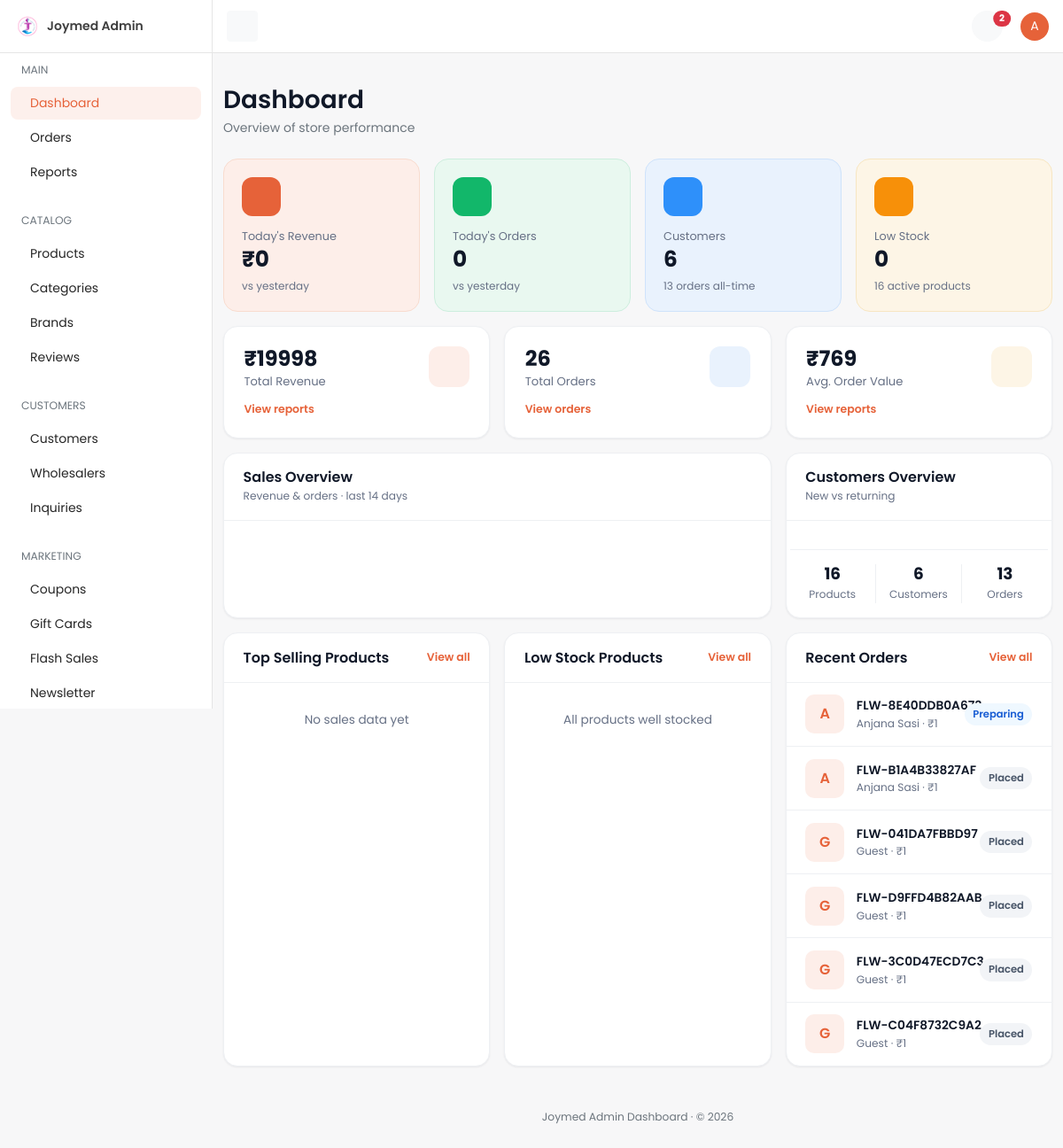
The app's page /dashboard/ (signed in), older data.
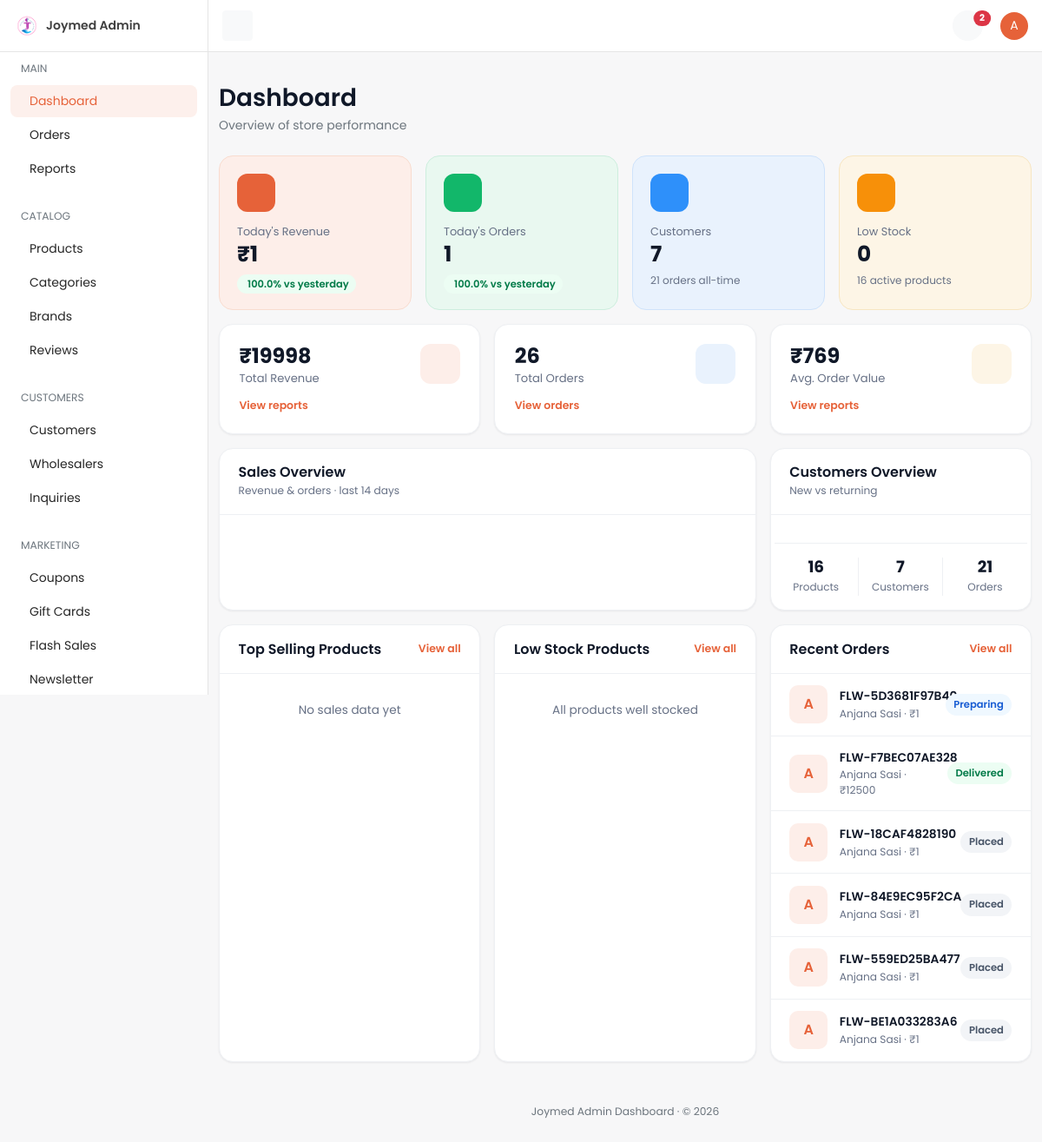
The same page, newer data.
### orders/models.py (models this page shows, shortened)
class Order(TimeStampedModel):
    customer_profile = models.ForeignKey(
        "accounts.CustomerProfile",
        on_delete=models.CASCADE,
        related_name="orders",
        null=True,
        blank=True,
        verbose_name="Customer profile",
        help_text="Owner of this order; null for guest checkout.",
    )
    cart = models.ForeignKey(
        "cart.Cart",
        on_delete=models.SET_NULL,
        null=True,
        blank=True,
        related_name="orders",
        verbose_name="Source cart",
    )
    order_number = models.CharField(
        max_length=32,
        unique=True,
        db_index=True,
        verbose_name="Order number",
        help_text="Human-readable unique order reference.",
    )
    idempotency_key = models.CharField(
        max_length=64,
        unique=True,
        null=True,
        blank=True,
        db_index=True,
        verbose_name="Idempotency key",
        help_text="Client-supplied key preventing duplicate order creation.",
    )
    order_status = models.CharField(
        max_length=20,
        choices=OrderStatus.choices,
        default=OrderStatus.RECEIVED,
        db_index=True,
        verbose_name="Order status",
    )
    delivery_slot_booking = models.ForeignKey(
        "delivery.DeliverySlotBooking",
        on_delete=models.SET_NULL,
        null=True,
        blank=True,
        related_name="orders",
        verbose_name="Delivery slot booking",
    )
    subtotal = models.DecimalField(max_digits=12, decimal_places=2, default=0)
    coupon_discount = models.DecimalField(max_digits=12, decimal_places=2, default=0)
    delivery_charge = models.DecimalField(max_digits=12, decimal_places=2, default=0)
    total_amount = models.DecimalField(
        max_digits=12,
        decimal_places=2,
        verbose_name="Total amount",
        help_text="Order total in the customer's checkout currency.",
    )
    currency = models.ForeignKey(
        "core.Currency",
        on_delete=models.PROTECT,
        null=True,
        blank=True,
        related_name="orders",
        verbose_name="Currency",
    )
    delivery_address_snapshot = models.JSONField(
        default=dict,
        verbose_name="Delivery address snapshot",
    )
    invoice_details = models.JSONField(default=dict, verbose_name="Invoice details")
    class Meta:
        verbose_name = "Order"
        verbose_name_plural = "Orders"
        indexes = [
            models.Index(
                fields=["customer_profile", "-created_at"],
                name="ord_customer_created_idx",
            ),
            models.Index(fields=["order_status"], name="orders_order_status_idx"),
            models.Index(fields=["idempotency_key"], name="orders_idempotency_key_idx"),
        ]
        ordering = ["-created_at"]

### accounts/models.py (models this page shows, shortened)
class CustomerProfile(TimeStampedModel):
    user = models.OneToOneField(
        settings.AUTH_USER_MODEL,
        on_delete=models.CASCADE,
        related_name="customer_profile",
        verbose_name="User",
        help_text="Linked Django auth user.",
    )
    phone = models.CharField(
        max_length=20,
        blank=True,
        db_index=True,
        verbose_name="Phone number",
        help_text="Customer mobile number used for OTP login.",
    )
    phone_verified = models.BooleanField(
        default=False,
        verbose_name="Phone verified",
        help_text="True after a successful OTP verification for this phone.",
    )
    preferred_language = models.CharField(
        max_length=5,
        choices=settings.LANGUAGES,
        default=settings.LANGUAGE_CODE,
        verbose_name="Preferred language",
        help_text="Customer's preferred storefront language.",
    )
    preferred_currency = models.ForeignKey(
        "core.Currency",
        on_delete=models.PROTECT,
        related_name="customer_profiles",
        verbose_name="Preferred currency",
        help_text="Currency used to display prices for this customer.",
    )
    date_of_birth = models.DateField(
        null=True,
        blank=True,
        verbose_name="Date of birth",
        help_text="Optional date of birth for personalization.",
    )
    default_address = models.ForeignKey(
        "accounts.Address",
        on_delete=models.SET_NULL,
        null=True,
        blank=True,
        related_name="+",
        verbose_name="Default address",
        help_text="Customer's primary delivery address.",
    )
    notify_via_email = models.BooleanField(
        default=True,
        verbose_name="Email notifications",
        help_text="Receive order updates via email.",
    )
    notify_via_sms = models.BooleanField(
        default=True,
        verbose_name="SMS notifications",
        help_text="Receive order updates via SMS.",
    )
    notify_via_whatsapp = models.BooleanField(
        default=False,
        verbose_name="WhatsApp notifications",
        help_text="Receive order updates via WhatsApp.",
    )
    class Meta:
        verbose_name = "Customer profile"
        verbose_name_plural = "Customer profiles"
        indexes = [
            models.Index(fields=["phone"], name="accounts_profile_phone_idx"),
        ]
    def __str__(self) -> str:
        return self.user.get_full_name() or self.user.email or str(self.pk)

### dashboard/views/home.py (the view)
# urls.py: path("", home.home_view, name="home"),
@dashboard_required
@require_GET
def home_view(request: HttpRequest) -> HttpResponse:
    summary = get_admin_dashboard_summary()
    sales_series = selectors.get_sales_series(days=14)
    customer_split = selectors.get_customer_split()
    counts = selectors.get_dashboard_counts()
    totals = DailySalesReport.objects.aggregate(
        revenue=Sum("revenue"),
        orders=Sum("order_count"),
    )
    total_revenue = totals["revenue"] or 0
    total_orders = totals["orders"] or 0
    avg_order_value = (float(total_revenue) / total_orders) if total_orders else 0
    default_currency = Currency.objects.filter(is_default=True).first()
    context = {
        "nav_section": "home",
        "page_title": "Dashboard",
        "currency_symbol": default_currency.symbol if default_currency else "",
        "summary": summary,
        "counts": counts,
        "revenue_delta": _pct_delta(summary["today_revenue"], summary["yesterday_revenue"]),
        "order_delta": _pct_delta(summary["today_order_count"], summary["yesterday_order_count"]),
        "total_revenue": total_revenue,
        "total_orders": total_orders,
        "avg_order_value": avg_order_value,
        "top_products": selectors.get_top_products(limit=5),
        "low_stock": selectors.get_low_stock_products(limit=5),
        "recent_orders": selectors.get_recent_orders(limit=6),
        "sales_series": sales_series,
        "customer_split": customer_split,
    }
    return render(request, "dashboard/home.html", context)

### cart/selectors.py (called while the page is built)
def get_cart_for_request(*, request: HttpRequest) -> Optional[Cart]:
    if hasattr(request, _CART_CACHE_ATTR):
        return getattr(request, _CART_CACHE_ATTR)
    if not request.session.session_key:
        request.session.create()
    session_key = request.session.session_key
    cart = None
    if request.user.is_authenticated and hasattr(request.user, "customer_profile"):
        cart = (
            Cart.objects.filter(customer_profile=request.user.customer_profile)
            .select_related("currency", "destination_city")
            .first()
        )
    if cart is None:
        cart = (
            Cart.objects.filter(session_key=session_key)
            .select_related("currency", "destination_city")
            .first()
        )
    setattr(request, _CART_CACHE_ATTR, cart)
    return cart

def get_cart_item_count(*, cart: Cart | None) -> int:
    if cart is None:
        return 0
    total = CartItem.objects.filter(cart=cart).aggregate(total=Sum("quantity"))["total"]
    return int(total or 0)

def get_cart_count(*, request: HttpRequest) -> int:
    cart = get_cart_for_request(request=request)
    return get_cart_item_count(cart=cart)

### dashboard/templates/dashboard/home.html (shortened to what the changed rows need)
{% extends "dashboard/base.html" %}
{% load static dashboard_extras %}
{% block page_title %}Dashboard{% endblock %}
{% block content %}
<div class="row g-3 mb-3">
  <div class="col-xl-3 col-md-6">
    <div class="kpi-tile tile-rose">
      <div class="kpi-icon"></div>
      <p class="kpi-label">Today's Revenue</p>
      <h3 class="kpi-value">{{ currency_symbol }}{{ summary.today_revenue|floatformat:0 }}</h3>
      {% if revenue_delta is not None %}
      <span class="trend {% if revenue_delta >= 0 %}trend-up{% else %}trend-down{% endif %}">
        {{ revenue_delta }}% vs yesterday
      </span>
      {% else %}<span class="kpi-sub">vs yesterday</span>{% endif %}
    </div>
  </div>
  <div class="col-xl-3 col-md-6">
    <div class="kpi-tile tile-green">
      <div class="kpi-icon"></div>
      <p class="kpi-label">Today's Orders</p>
      <h3 class="kpi-value">{{ summary.today_order_count }}</h3>
      {% if order_delta is not None %}
      <span class="trend {% if order_delta >= 0 %}trend-up{% else %}trend-down{% endif %}">
        {{ order_delta }}% vs yesterday
      </span>
      {% else %}<span class="kpi-sub">vs yesterday</span>{% endif %}
    </div>
  </div>
  <div class="col-xl-3 col-md-6">
    <div class="kpi-tile tile-blue">
      <div class="kpi-icon"></div>
      <p class="kpi-label">Customers</p>
      <h3 class="kpi-value">{{ counts.customer_count }}</h3>
      <span class="kpi-sub">{{ counts.order_count }} orders all-time</span>
    </div>
  </div>
</div>
<div class="row g-3 mb-3">
  <div class="col-12 col-lg-4">
    <div class="card h-100">
      <div class="card-body text-center">
        <div class="row overview-stats mt-3">
          <div class="col-4"><h4>{{ counts.customer_count }}</h4><span>Customers</span></div>
          <div class="col-4"><h4>{{ counts.order_count }}</h4><span>Orders</span></div>
        </div>
      </div>
    </div>
  </div>
</div>
<div class="row g-3">
  <div class="col-lg-4">
    <div class="card h-100">
      <div class="card-body p-0">
        {% for order in recent_orders %}
        <div class="list-row">
          <span class="thumb thumb-fallback">{{ order.customer_profile|default:"G"|stringformat:"s"|first|upper }}</span>
          <div class="list-main">
            <a href="{% url 'dashboard:order-detail' order.pk %}" class="list-title link">{{ order.order_number }}</a>
            <p class="list-meta">{{ order.customer_profile|default:"Guest" }} · {{ currency_symbol }}{{ order.total_amount|floatformat:0 }}</p>
          </div>
          <span class="pill {{ order.order_status|status_pill }}">{{ order.get_order_status_display }}</span>
        </div>
        {% empty %}
        <p class="empty-state">No orders yet</p>
        {% endfor %}
      </div>
    </div>
  </div>
</div>
{% endblock %}

Row changes from the older to the newer data that the page shows:
no longer on this page (row edited): Order: customer_profile|first "A", order_number "FLW-8E40DDB0A673", customer_profile "Anjana Sasi", currency_symbol "₹", total_amount "1", order_status "Preparing"
no longer on this page (row unchanged): Order: customer_profile|first "A", order_number "FLW-B1A4B33827AF", customer_profile "Anjana Sasi", currency_symbol "₹", total_amount "1", order_status "Placed"
no longer on this page (row unchanged): Order: customer_profile|first "G", order_number "FLW-041DA7FBBD97", customer_profile "Guest", currency_symbol "₹", total_amount "1", order_status "Placed"
no longer on this page (row unchanged): Order: customer_profile|first "G", order_number "FLW-D9FFD4B82AAB", customer_profile "Guest", currency_symbol "₹", total_amount "1", order_status "Placed"
no longer on this page (row unchanged): Order: customer_profile|first "G", order_number "FLW-3C0D47ECD7C3", customer_profile "Guest", currency_symbol "₹", total_amount "1", order_status "Placed"
no longer on this page (row unchanged): Order: customer_profile|first "G", order_number "FLW-C04F8732C9A2", customer_profile "Guest", currency_symbol "₹", total_amount "1", order_status "Placed"
added Order: customer_profile|first "A", order_number "FLW-5D3681F97B40", customer_profile "Anjana Sasi", currency_symbol "₹", total_amount "1", order_status "Preparing"
added Order: customer_profile|first "A", order_number "FLW-F7BEC07AE328", customer_profile "Anjana Sasi", currency_symbol "₹", total_amount "12500", order_status "Delivered"
added Order: customer_profile|first "A", order_number "FLW-18CAF4828190", customer_profile "Anjana Sasi", currency_symbol "₹", total_amount "1", order_status "Placed"
added Order: customer_profile|first "A", order_number "FLW-84E9EC95F2CA", customer_profile "Anjana Sasi", currency_symbol "₹", total_amount "1", order_status "Placed"
added Order: customer_profile|first "A", order_number "FLW-559ED25BA477", customer_profile "Anjana Sasi", currency_symbol "₹", total_amount "1", order_status "Placed"
added Order: customer_profile|first "A", order_number "FLW-BE1A033283A6", customer_profile "Anjana Sasi", currency_symbol "₹", total_amount "1", order_status "Placed"
Text that changed along with them:
{{ summary.today_revenue|floatformat:0 }}: "0" → "1"
{{ revenue_delta }}: (not shown) → "100.0"
{{ summary.today_order_count }}: "0" → "1"
{{ order_delta }}: (not shown) → "100.0"
{{ counts.customer_count }}: "6" → "7"
{{ counts.order_count }}: "13" → "21"
text no longer shown: "vs yesterday vs yesterday"
text now shown: "% vs yesterday % vs yesterday"
